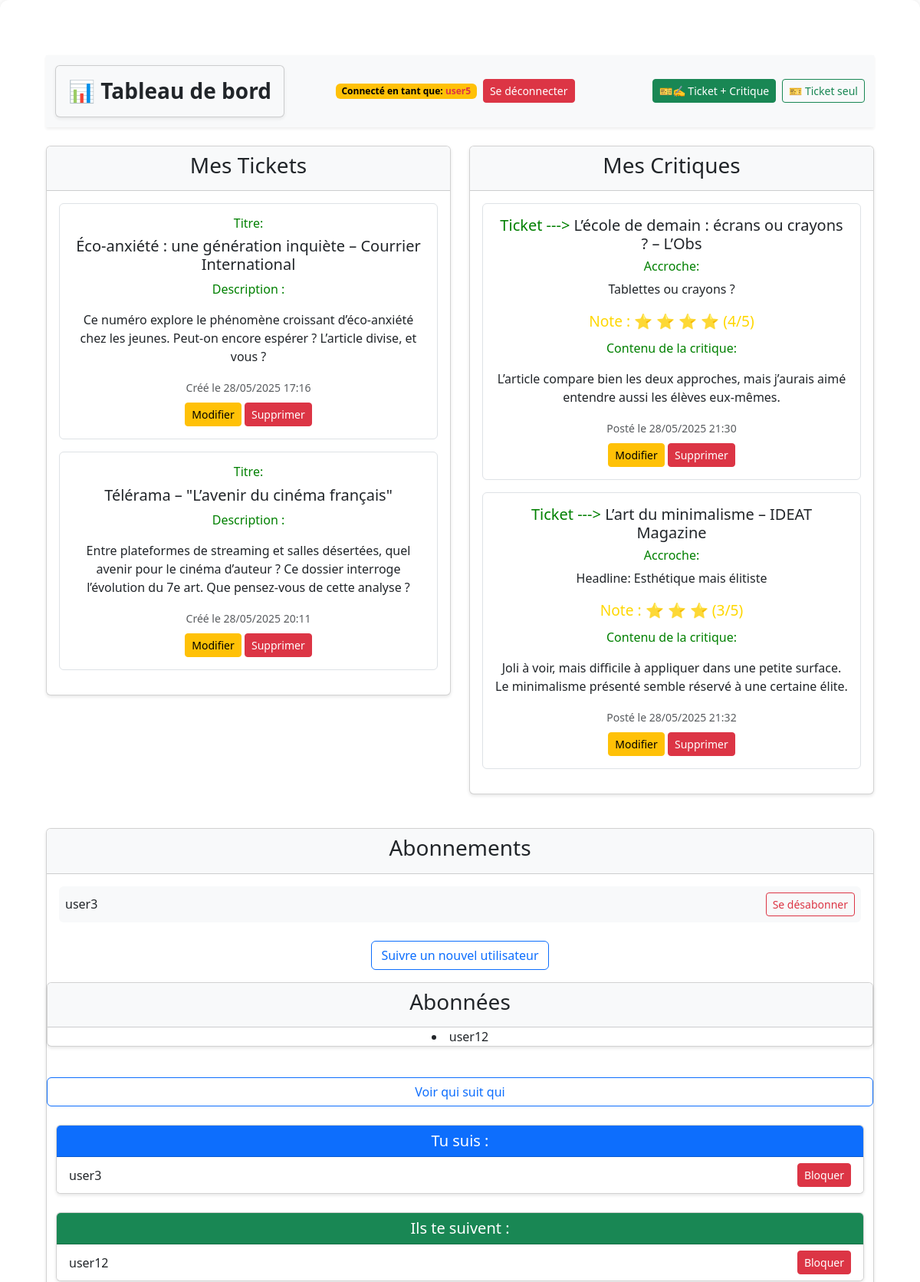
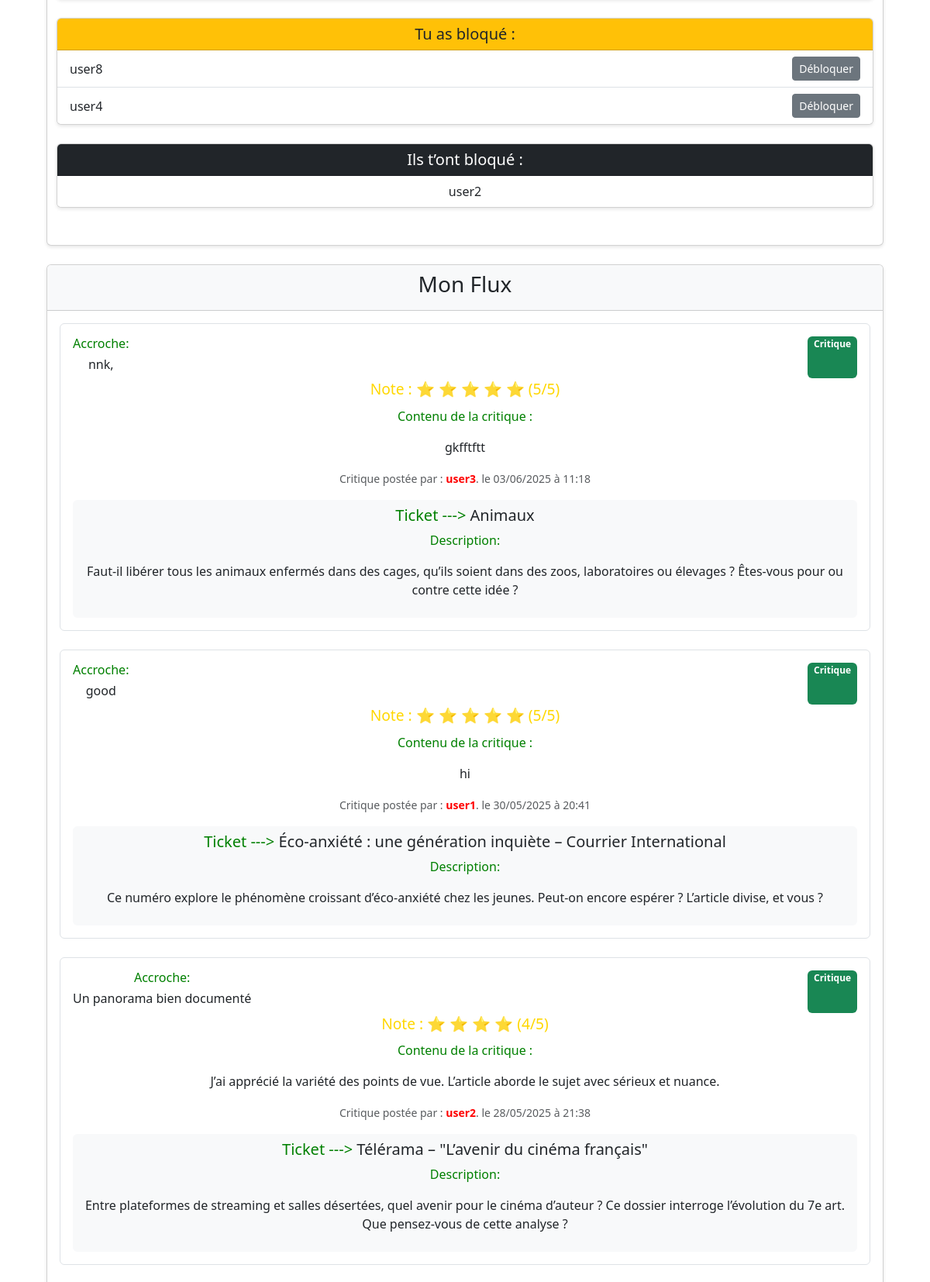
Screenshot of /dashboard/ (signed in, upper part) with the database file from the repository (2 pictures, top to bottom).
### authentication/models.py (models this page shows)
class User(AbstractUser):
    SUBSCRIBER = 'SUBSCRIBER'
    profile_photo = models.ImageField(verbose_name='Photo de profil', blank=True, null=True)
    role = models.CharField(max_length=30, default='user')

### reviews/models.py (models this page shows, shortened)
class Ticket(models.Model):
    title = models.CharField(max_length=128)
    description = models.TextField(max_length=2048, blank=True)
    user = models.ForeignKey(settings.AUTH_USER_MODEL, on_delete=models.CASCADE)
    image = models.ImageField(null=True, blank=True, upload_to='ticket_images/')
    time_created = models.DateTimeField(auto_now_add=True)
    def __str__(self):
        return self.title

class Review(models.Model):
    ticket = models.ForeignKey(Ticket, on_delete=models.CASCADE)
    rating = models.PositiveSmallIntegerField(
        validators=[MinValueValidator(0), MaxValueValidator(5)]
    )
    headline = models.CharField(max_length=128)
    body = models.TextField(max_length=8192, blank=True)
    user = models.ForeignKey(settings.AUTH_USER_MODEL, on_delete=models.CASCADE)
    time_created = models.DateTimeField(auto_now_add=True)

class UserFollows(models.Model):
    user = models.ForeignKey(
        settings.AUTH_USER_MODEL,
        related_name='following',
        on_delete=models.CASCADE
    )
    followed_user = models.ForeignKey(
        settings.AUTH_USER_MODEL,
        related_name='followed_by',
        on_delete=models.CASCADE
    )
    class Meta:
        unique_together = ('user', 'followed_user')

class BlockedUser(models.Model):
    blocker = models.ForeignKey(get_user_model(), on_delete=models.CASCADE, related_name='blocking')
    blocked = models.ForeignKey(get_user_model(), on_delete=models.CASCADE, related_name='blocked_users')
    class Meta:
        unique_together = ('blocker', 'blocked')

### reviews/views.py (the view)
# urls.py: path('dashboard/', reviews.views.dashboard, name='dashboard'),
@login_required
def dashboard(request):
    tickets = Ticket.objects.filter(user=request.user)
    reviews = Review.objects.filter(user=request.user)
    follows = UserFollows.objects.filter(user=request.user)
    followed_users = request.user.following.values_list(
        'followed_user', flat=True
    )
    feed_tickets = Ticket.objects.filter(
        Q(user__in=followed_users) | Q(user=request.user)
    )
    feed_reviews = Review.objects.filter(
        Q(user__in=followed_users) |
        Q(user=request.user) |
        Q(ticket__user=request.user)
    )
    feed_tickets = feed_tickets.annotate(
        content_type=Value('TICKET', CharField())
    )
    feed_reviews = feed_reviews.annotate(
        content_type=Value('REVIEW', CharField())
    )
    posts = sorted(
        chain(feed_tickets, feed_reviews),
        key=lambda post: post.time_created,
        reverse=True
    )
    user = request.user
    followed_users = UserFollows.objects.filter(user=user)
    followers = UserFollows.objects.filter(followed_user=user)
    blocked_users = BlockedUser.objects.filter(blocker=user)
    blocked_ids = blocked_users.values_list('blocked__id', flat=True)
    blocked_by_others = BlockedUser.objects.filter(blocked=user)
    followers_not_blocked = followers.exclude(user__id__in=blocked_ids)
    return render(request, 'reviews/dashboard.html', {
        'tickets': tickets,
        'reviews': reviews,
        'follows': follows,
        'posts': posts,
        'followed_users': followed_users,
        'followers': followers_not_blocked,
        'blocked_users': blocked_users,
        'blocked_by_others': blocked_by_others
    })

### reviews/templates/reviews/dashboard.html (shortened to what this page needs)
{% extends 'base.html' %}
{% block content %}
<link href="https://cdn.jsdelivr.net/npm/bootstrap@5.3.5/dist/css/bootstrap.min.css" rel="stylesheet">
<div class="container mt-4">
    <nav class="navbar navbar-expand-lg navbar-light bg-light shadow-sm mb-4">
        <div class="container">
            <a class="navbar-brand fw-bold text-primary" href="#">
                <div class="card bg-light shadow-sm mb-0">
                    <div class="card-body text-center">
                        <h3 class="text-dark fw-bold m-0">📊 Tableau de bord</h3>
                    </div>
                </div>
            </a>
            <div class="mx-auto d-flex align-items-center gap-2">
                <span class="badge bg-warning text-black">
                    Connecté en tant que: <span class="text-danger">{{ user.username }}</span>
                </span>
                <form action="{% url 'logout' %}" method="POST" class="d-inline">
                    <button type="submit" class="btn btn-danger btn-sm">
                         Se déconnecter
                    </button>
                </form>
            </div>
            <ul class="navbar-nav ms-auto">
                <li class="nav-item me-2">
                    <a href="{% url 'create_ticket_and_review' %}" class="btn btn-success btn-sm">
                        🎫✍ Ticket + Critique
                    </a>
                </li>
                <li class="nav-item">
                    <a href="{% url 'create_ticket' %}" class="btn btn-outline-success btn-sm">
                        🎫 Ticket seul
                    </a>
                </li>
            </ul>
        </div>
    </nav>
    <div class="row">
        <div class="col-md-6 mb-4">
            <div class="card">
                <div class="card-header bg-light">
                    <h3>Mes Tickets</h3>
                </div>
                <div class="card-body">
                    {% for ticket in tickets %}
                        <div class="mb-3 p-3 border rounded">
                            <h6><span style="color:green"> Titre:</span></h6><h5>{{ ticket.title }}</h5>
                            <p style="color:green">Description :</p><p>{{ ticket.description }}</p>
                            <small class="text-muted">
                                Créé le {{ ticket.time_created|date:"d/m/Y H:i" }}
                            </small>
                            <div class="mt-2">
                                <a href="{% url 'edit_ticket' ticket.id %}" class="btn btn-sm btn-warning">Modifier</a>
                                <a href="{% url 'delete_ticket' ticket.id %}" class="btn btn-sm btn-danger">Supprimer</a>
                            </div>
                        </div>
                    {% empty %}
                        <p>Aucun ticket créé.</p>
                    {% endfor %}
                </div>
            </div>
        </div>
        <div class="col-md-6 mb-4">
            <div class="card">
                <div class="card-header bg-light">
                    <h3>Mes Critiques</h3>
                </div>
                <div class="card-body">
                    {% for review in reviews %}
                        <div class="mb-3 p-3 border rounded">
                            <h5><span style="color:green">Ticket ---> </span>{{ review.ticket }}</h5>
                            <h6 style="color:green">Accroche:</h6> <p>{{ review.headline }}</p>
                            <div class="rating mb-2">
                                Note :
                                {% for i in "12345" %}
                                    {% if forloop.counter <= review.rating %}⭐{% endif %}
                                {% endfor %} ({{ review.rating }}/5)
                            </div>
                            <p style="color:green">Contenu de la critique: </p><p>{{ review.body }}</p>
                            <small class="text-muted">
                                Posté le {{ review.time_created|date:"d/m/Y H:i" }}
                            </small>
                            <div class="mt-2">
                                <a href="{% url 'edit_review' review.id %}" class="btn btn-sm btn-warning">Modifier</a>
                                <a href="{% url 'delete_review' review.id %}" class="btn btn-sm btn-danger">Supprimer</a>
                            </div>
                        </div>
                    {% empty %}
                        <p>Aucune critique postée.</p>
                    {% endfor %}
                </div>
            </div>
        </div>
    </div>
    <div class="card mb-4">
        <div class="card-header bg-light">
            <h3>Abonnements</h3>
        </div>
        <div class="card-body">
            {% for follow in follows %}
                <div class="d-flex justify-content-between align-items-center mb-2 p-2 bg-light rounded">
                    <span>{{ follow.followed_user.username }}</span>
                    <a href="{% url 'unfollow_user' follow.id %}" class="btn btn-sm btn-outline-danger">
                        Se désabonner
                    </a>
                </div>
            {% empty %}
                <p>Vous ne suivez personne actuellement.</p>
            {% endfor %}
            <a href="{% url 'follow_user' %}" class="btn btn-outline-primary mt-3">Suivre un nouvel utilisateur</a>
        </div>
        <div class="card mb-4">
        <div class="card-header bg-light">
        <h3>Abonnées</h3>
        </div>
        {% for follower in request.user.followed_by.all %}
        <li>{{ follower.user.username }}</li>
        {% empty %}
                <p>Personne ne te suit pour l’instant.</p>
         {% endfor %}
         </div>
         <a href="{% url 'user_follow_list' %}" class="btn btn-outline-primary mt-3">Voir qui suit qui</a>
         <div class="container my-4">
    <div class="card mb-4">
        <div class="card-header bg-primary text-white">
            <h5 class="mb-0">Tu suis :</h5>
        </div>
        <ul class="list-group list-group-flush">
            {% for relation in followed_users %}
                <li class="list-group-item d-flex justify-content-between align-items-center">
                    {{ relation.followed_user.username }}
                    <a href="{% url 'block_user' relation.followed_user.id %}" class="btn btn-sm btn-danger">Bloquer</a>
                </li>
            {% empty %}
                <li class="list-group-item">Tu ne suis personne pour l’instant.</li>
            {% endfor %}
        </ul>
    </div>
    <div class="card mb-4">
        <div class="card-header bg-success text-white">
            <h5 class="mb-0">Ils te suivent :</h5>
        </div>
        <ul class="list-group list-group-flush">
            {% for relation in followers %}
                <li class="list-group-item d-flex justify-content-between align-items-center">
                    {{ relation.user.username }}
                    <a href="{% url 'block_user' relation.user.id %}" class="btn btn-sm btn-danger">Bloquer</a>
                </li>
            {% empty %}
                <li class="list-group-item">Personne ne te suit pour l’instant.</li>
            {% endfor %}
        </ul>
    </div>
    <div class="card mb-4">
        <div class="card-header bg-warning text-dark">
            <h5 class="mb-0">Tu as bloqué :</h5>
        </div>
        <ul class="list-group list-group-flush">
            {% for block in blocked_users %}
                <li class="list-group-item d-flex justify-content-between align-items-center">
                    {{ block.blocked.username }}
                    <a href="{% url 'unblock_user' block.blocked.id %}" class="btn btn-sm btn-secondary">Débloquer</a>
                </li>
            {% empty %}
                <li class="list-group-item">Tu n’as bloqué personne.</li>
            {% endfor %}
        </ul>
    </div>
    <div class="card mb-4">
        <div class="card-header bg-dark text-white">
            <h5 class="mb-0">Ils t’ont bloqué :</h5>
        </div>
        <ul class="list-group list-group-flush">
            {% for block in blocked_by_others %}
                <li class="list-group-item">
                    {{ block.blocker.username }}
                </li>
            {% empty %}
                <li class="list-group-item">Personne ne t’a bloqué.</li>
            {% endfor %}
        </ul>
    </div>
</div>
    </div>
    <div class="card">
        <div class="card-header bg-light">
            <h3>Mon Flux</h3>
        </div>
        <div class="card-body">
            {% for post in posts %}
                {% if post.content_type == 'TICKET' %}
                    <div class="mb-4 p-3 border rounded">
                        <div class="d-flex justify-content-between">
                            <h6><span><h6 style="color:green">Titre: </h6></span>{{ post.title }}</h6>
                            <span class="badge bg-info">Ticket</span>
                        </div>
                        <p style="color:green">Description : </p><p>{{ post.description }}</p>
                        {% if post.image %}
                            <img src="{{ post.image.url }}" alt="Image du ticket" class="img-fluid mb-2" style="max-height: 200px;">
                        {% endif %}
                        <small class="text-muted">
                            Posté par :<span style="color:red" class="fw-bold"> {{ post.user.username }}</span>. le {{ post.time_created | date:"d/m/Y à H:i" }}
                        </small>
                        <div class="mt-2">
                            <a href="{% url 'create_review_for_ticket' post.id %}" class="btn btn-sm btn-success">
                                Répondre avec une critique
                            </a>
                        </div>
                    </div>
                {% elif post.content_type == 'REVIEW' %}
                    <div class="mb-4 p-3 border rounded">
                        <div class="d-flex justify-content-between">
                            <h6><span><h6 style="color:green">Accroche: </h6></span>{{ post.headline }}</h6>
                            <span class="badge bg-success">Critique</span>
                        </div>
                        <div class="rating mb-2">
                            Note :
                            {% for i in "12345" %}
                                {% if forloop.counter <= post.rating %}⭐{% endif %}
                            {% endfor %} ({{ post.rating }}/5)
                        </div>
                        <p style="color:green">Contenu de la critique : </p><p>{{ post.body }}</p>
                        <small class="text-muted">
                            Critique postée par :<span style="color:red" class="fw-bold"> {{ post.user.username }}</span>. le {{ post.time_created | date:"d/m/Y à H:i" }}
                        </small>
                        {% if post.ticket %}
                            <div class="mt-3 p-2 bg-light rounded">
                                <h5><span style="color:green">Ticket ---></span> {{ post.ticket.title }}</h5>
                                <p style="color:green">Description: </p><p>{{ post.ticket.description }}</p>
                            </div>
                        {% endif %}
                    </div>
                {% endif %}
            {% empty %}
                <p>Aucun contenu à afficher dans votre flux.</p>
            {% endfor %}
        </div>
    </div>
</div>
{% endblock %}

### static/css/styles.css (style rules this page uses)
.rating { color: gold; font-size: 1.2em; }
.card { box-shadow: 0 2px 4px rgba(0,0,0,0.1); margin-bottom: 20px; }
.card-header { font-weight: bold; }
body { min-height: 100vh; display: flex; justify-content: center; align-items: center; background: #f8f9fa; font-family: 'Segoe UI', sans-serif; }

### rows the page displays
User: username "user5"
Ticket: title "Éco-anxiété : une génération inquiète – Courrier International", description "Ce numéro explore le phénomène croissant d’éco-anxiété chez les jeunes. Peut-on encore espérer ? L’article divise, et vous ?", time_created "28/05/2025 17:16"
Ticket: title "Télérama – \"L’avenir du cinéma français\"", description "Entre plateformes de streaming et salles désertées, quel avenir pour le cinéma d’auteur ? Ce dossier interroge l’évolution du 7e art. Que pensez-vous de cette analyse ?", time_created "28/05/2025 20:11"
Review: ticket "L’école de demain : écrans ou crayons ? – L’Obs", headline "Tablettes ou crayons ?", rating "4", body "L’article compare bien les deux approches, mais j’aurais aimé entendre aussi les élèves eux-mêmes.", time_created "28/05/2025 21:30"
Review: ticket "L’art du minimalisme – IDEAT Magazine", headline "Headline: Esthétique mais élitiste", rating "3", body "Joli à voir, mais difficile à appliquer dans une petite surface. Le minimalisme présenté semble réservé à une certaine élite.", time_created "28/05/2025 21:32"
UserFollows: followed_user.username "user3"
UserFollows: user.username "user12"
BlockedUser: blocked.username "user8"
BlockedUser: blocked.username "user4"
BlockedUser: blocker.username "user2"
Review: headline "nnk,", rating "5", body "gkfftftt", user.username "user3", time_created "03/06/2025 à 11:18", ticket "Animaux", ticket.description "Faut-il libérer tous les animaux enfermés dans des cages, qu’ils soient dans des zoos, laboratoires ou élevages ? Êtes-vous pour ou contre cette idée ?"
Review: headline "good", rating "5", body "hi", user.username "user1", time_created "30/05/2025 à 20:41", ticket "Éco-anxiété : une génération inquiète – Courrier International", ticket.description "Ce numéro explore le phénomène croissant d’éco-anxiété chez les jeunes. Peut-on encore espérer ? L’article divise, et vous ?"
Review: headline "Un panorama bien documenté", rating "4", body "J’ai apprécié la variété des points de vue. L’article aborde le sujet avec sérieux et nuance.", user.username "user2", time_created "28/05/2025 à 21:38", ticket "Télérama – \"L’avenir du cinéma français\"", ticket.description "Entre plateformes de streaming et salles désertées, quel avenir pour le cinéma d’auteur ? Ce dossier interroge l’évolution du 7e art. Que pensez-vous de cette analyse ?"
